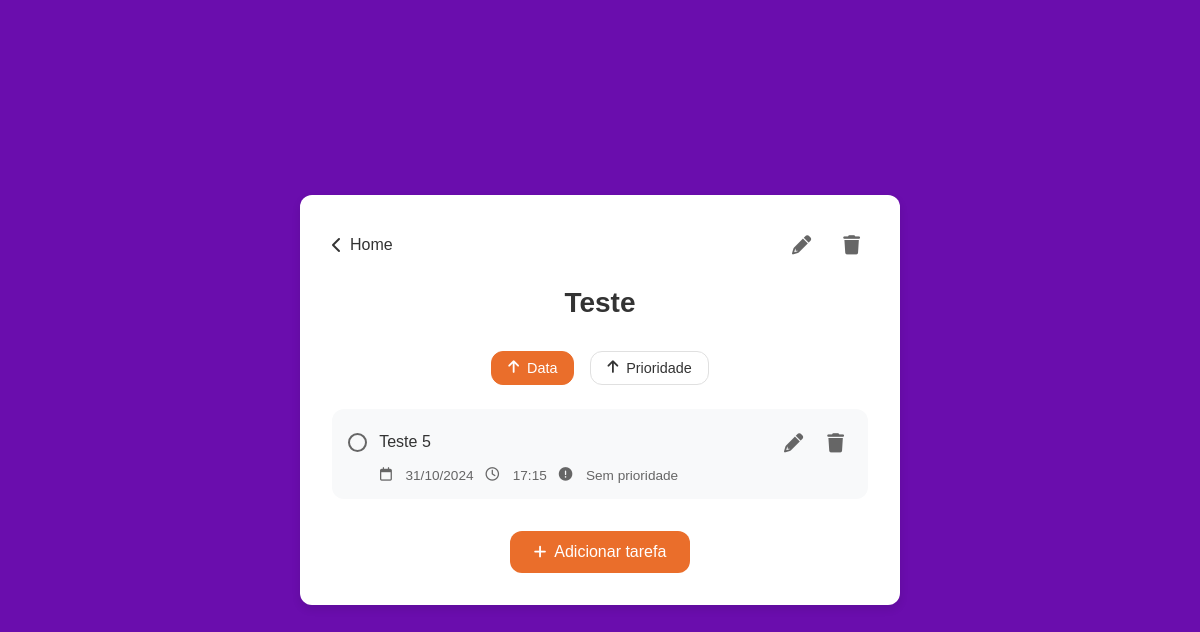
Page /lista/1 on the earlier database version.
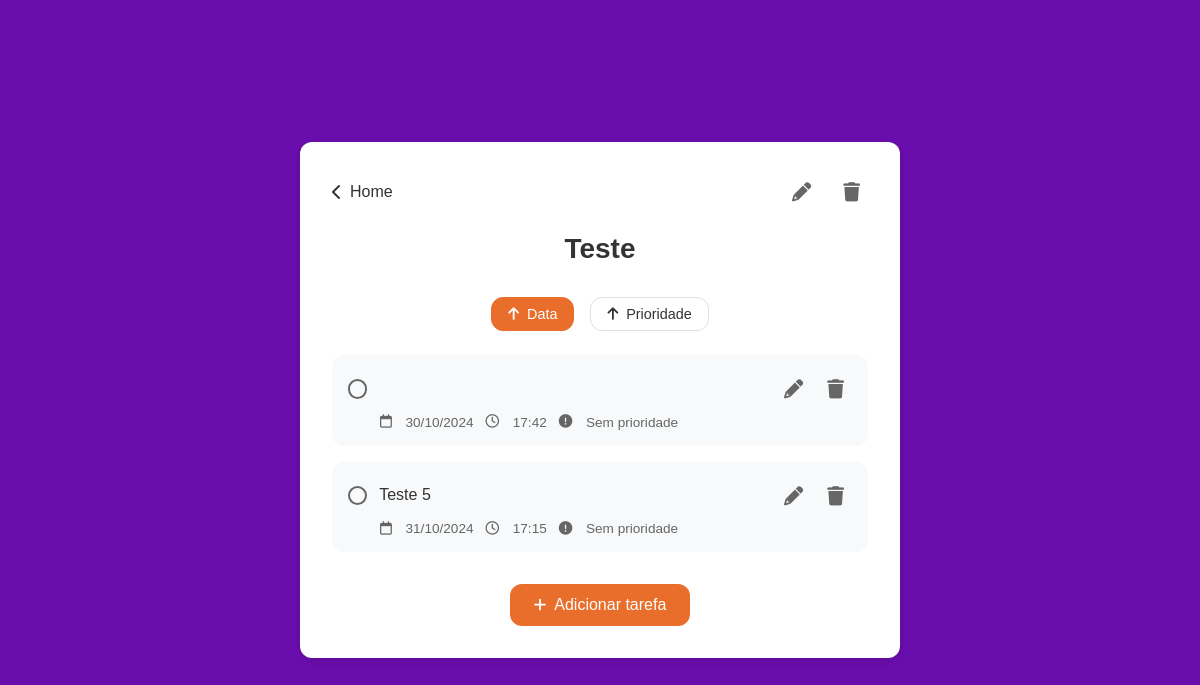
Same page on the later database version.
### models.py (models this page shows, shortened)
class Lista(Base):
    __tablename__ = 'listas'
    id = Column(Integer, primary_key=True)
    titulo = Column(String(100), nullable=False)
    tarefas = relationship('Tarefa', back_populates='lista')

class Tarefa(Base):
    __tablename__ = 'tarefas'
    id = Column(Integer, primary_key=True)
    titulo = Column(String(100), nullable=False)
    data = Column(Date, nullable=False)
    hora = Column(Time, nullable=False)
    prioridade = Column(Enum('Sem prioridade', 'Baixa', 'Média', 'Alta'), nullable=True, default='Sem prioridade')
    descricao = Column(Text)
    concluida = Column(Integer, default=False)
    lista_id = Column(Integer, ForeignKey('listas.id'))
    lista = relationship('Lista', back_populates='tarefas')

### web_routes.py (the view)
@web_bp.route('/lista/<int:id>')
def lista(id):
    lista = db_session.query(Lista).get(id)
    tarefas = lista.tarefas
    return render_template('lista.html', lista=lista, tarefas=tarefas)

### templates/lista.html (shortened to what this page needs)
<!DOCTYPE html>
<html lang="pt-BR">
  <head>
    <link
      rel="stylesheet"
      href="{{ url_for('static', filename='css/lista.css') }}"
    />
    <link
      rel="stylesheet"
      href="https://cdnjs.cloudflare.com/ajax/libs/font-awesome/6.0.0-beta3/css/all.min.css"
    />
  </head>
  <body>
    <div class="container">
      <div class="content">
        <div class="header">
          <a href="{{ url_for('web.home') }}" class="back-link">
            <i class="fas fa-chevron-left"></i>
            <span>Home</span>
          </a>
          <div class="action-buttons">
            <button
              type="button"
              class="icon-button edit-lista"
              data-id="{{ lista.id }}"
            >
              <i class="fas fa-pencil"></i>
            </button>
            <button
              type="button"
              class="icon-button delete-lista"
              data-id="{{ lista.id }}"
            >
              <i class="fas fa-trash"></i>
            </button>
          </div>
        </div>
        <h1>{{ lista.titulo }}</h1>
        <div class="sort-controls">
          <button
            type="button"
            class="sort-button active"
            data-sort="date"
            data-order="asc"
          >
            <i class="fas fa-arrow-up"></i>
            Data
          </button>
          <button
            type="button"
            class="sort-button"
            data-sort="priority"
            data-order="asc"
          >
            <i class="fas fa-arrow-up"></i>
            Prioridade
          </button>
        </div>
        {% if lista.tarefas %}
        <ul class="lista-tarefas">
          {% for tarefa in
          lista.tarefas|sort(attribute='data,hora')|sort(attribute='concluida')
          %}
          <li class="tarefa-item">
            <div class="tarefa-header">
              <div class="tarefa-texto">
                <input
                  type="checkbox"
                  class="checkbox-tarefa"
                  data-id="{{ tarefa.id }}"
                  data-lista-id="{{ lista.id }}"
                />
                <label
                  class="tarefa-titulo {% if tarefa.concluida %}concluida{% endif %}"
                  >{{ tarefa.titulo }}</label
                >
              </div>
              <div class="tarefa-acoes">
                <button
                  type="button"
                  class="icon-button edit-tarefa"
                  data-id="{{ tarefa.id }}"
                  data-lista-id="{{ lista.id }}"
                >
                  <i class="fas fa-pencil"></i>
                </button>
                <button
                  type="button"
                  class="icon-button delete-tarefa"
                  data-id="{{ tarefa.id }}"
                  data-lista-id="{{ lista.id }}"
                >
                  <i class="fas fa-trash"></i>
                </button>
              </div>
            </div>
            <div class="tarefa-detalhes">
              <p class="tarefa-data">
                <i class="far fa-calendar"></i> {{
                tarefa.data.strftime('%d/%m/%Y') }}
                <i class="far fa-clock"></i> {{ tarefa.hora.strftime('%H:%M') }}
                <i class="fas fa-exclamation-circle"></i> {{ tarefa.prioridade
                }}
              </p>
            </div>
          </li>
          {% endfor %}
        </ul>
        {% else %}
        <p class="empty-state">Essa lista ainda não possui tarefas.</p>
        {% endif %}
        <a
          href="{{ url_for('web.add_tarefa', lista_id=lista.id) }}"
          class="btn-primary"
        >
          <i class="fas fa-plus"></i>
          Adicionar tarefa
        </a>
      </div>
    </div>
  </body>
</html>

### static/css/lista.css (style rules this page uses)
:root { --color-primary: #6A0DAD; --color-accent: #EA6E2B; --color-accent-hover: #ED8045; --color-background: #fff; --color-text: #333; --color-text-secondary: #666; --color-border: #e0e0e0; --border-radius: 12px; --transition: all 0.3s ease; }
* { margin: 0; padding: 0; box-sizing: border-box; }
body { font-family: Arial, sans-serif; background-color: var(--color-primary); min-height: 100vh; display: flex; justify-content: center; align-items: center; padding: 20px; }
.container { width: 100%; max-width: 600px; background-color: var(--color-background); border-radius: var(--border-radius); box-shadow: 0 4px 8px rgba(0, 0, 0, 0.1); }
.content { padding: 2rem; }
.header { display: flex; justify-content: space-between; align-items: center; margin-bottom: 1.5rem; }
.back-link { display: flex; align-items: center; gap: 0.5rem; color: var(--color-text); text-decoration: none; transition: var(--transition); }
.action-buttons { display: flex; gap: 1rem; }
.icon-button { background: none; border: none; color: var(--color-text-secondary); cursor: pointer; padding: 0.5rem; transition: var(--transition); display: flex; align-items: center; justify-content: center; }
.icon-button i { font-size: 1.2rem; }
h1 { color: var(--color-text); text-align: center; margin-bottom: 2rem; font-size: 1.75rem; }
.lista-tarefas { list-style: none; display: flex; flex-direction: column; gap: 1rem; }
.tarefa-item { background-color: #f8f9fa; border-radius: var(--border-radius); padding: 1rem; transition: var(--transition); }
.tarefa-header { display: flex; justify-content: space-between; align-items: center; margin-bottom: 0.5rem; }
.tarefa-texto { display: flex; align-items: center; gap: 0.75rem; }
.checkbox-tarefa { width: 1.2rem; height: 1.2rem; appearance: none; border: 2px solid var(--color-border); border-radius: 50%; border-color: var(--color-text-secondary); cursor: pointer; display: inline-block; position: relative; transition: background-color 0.1s ease; }
.tarefa-titulo { font-weight: 500; color: var(--color-text); transition: var(--transition); }
.tarefa-acoes { display: flex; gap: 0.5rem; }
.tarefa-detalhes { margin-left: 2rem; transition: var(--transition); }
.tarefa-data { color: var(--color-text-secondary); font-size: 0.85rem; display: flex; gap: 0.75rem; align-items: center; }
.tarefa-data i { margin-right: 0.1rem; }
.btn-primary { display: flex; align-items: center; justify-content: center; gap: 0.5rem; background-color: var(--color-accent); color: var(--color-background); text-decoration: none; padding: 0.75rem 1.5rem; border-radius: var(--border-radius); margin-top: 2rem; width: fit-content; margin-left: auto; margin-right: auto; transition: var(--transition); font-size: 1rem; }
.btn-primary i { font-size: 0.9rem; }
.sort-controls { display: flex; gap: 1rem; margin-bottom: 1.5rem; flex-wrap: wrap; justify-content: center; }
.sort-button { display: flex; align-items: center; gap: 0.5rem; padding: 0.5rem 1rem; background-color: var(--color-background); border: 1px solid var(--color-border); border-radius: var(--border-radius); color: var(--color-text); cursor: pointer; transition: var(--transition); font-size: 0.9rem; }
.sort-button.active { background-color: var(--color-accent); border-color: var(--color-accent); color: var(--color-background); }
.sort-button i { font-size: 0.9rem; transition: var(--transition); }

Differences in the rows shown:
added Tarefa: data "30/10/2024", hora "17:42", prioridade "Sem prioridade"
